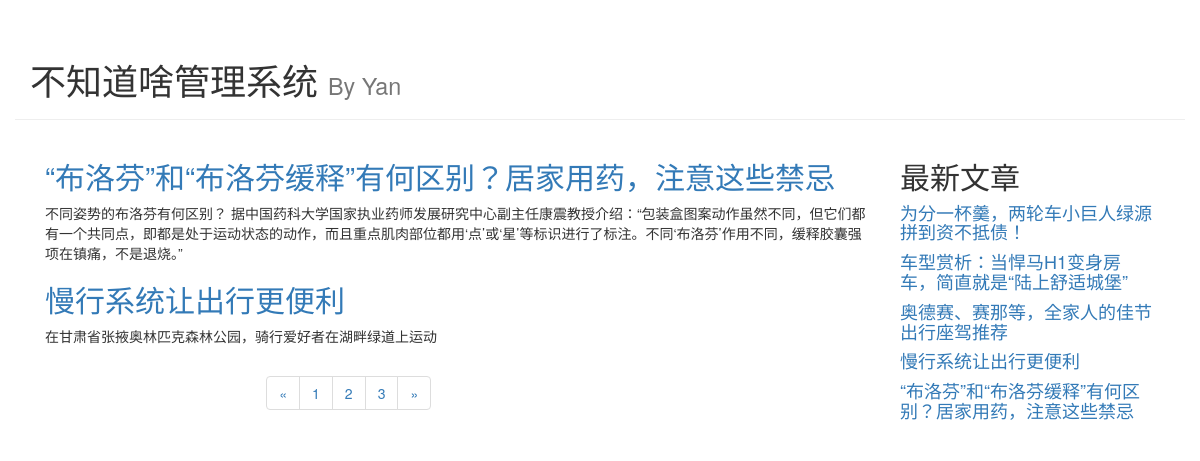
The app's page /blog/index with its own data.
### blog/models.py (models this page shows, shortened)
class Article(models.Model):
    article_id = models.AutoField(primary_key=True)
    title = models.TextField()
    brief_content = models.TextField()
    content = models.TextField()
    publish_date = models.DateTimeField(auto_now=True)

### blog/views.py (the view)
# urls.py: path('index', blog.views.get_index_page),
def get_index_page(request):
    all_article = Article.objects.all()
    top5_article = Article.objects.order_by('-publish_date')[:5]
    page = request.GET.get('page')
    if page:
        page = int(page)
    else:
        page = 1
    paginator = Paginator(all_article, 2)
    page_num = paginator.num_pages
    page_article_list = paginator.page(page)
    if page_article_list.has_next():
        next_page = page + 1
    else:
        next_page = page
    if page_article_list.has_previous():
        previous_page = page - 1
    else:
        previous_page = page
    return render(request, 'blog/index.html',
                  {
                      'article_list': page_article_list,
                      'page_num': range(1, page_num + 1),
                      'cur_page': page,
                      'next_page': next_page,
                      'previous_page': previous_page,
                      'top5_article_list': top5_article
                  })

### blog/templates/blog/index.html (shortened to what this page needs)
<!DOCTYPE html>
<html lang="en">
<head>
    <link rel="stylesheet" href="https://stackpath.bootstrapcdn.com/bootstrap/3.4.1/css/bootstrap.min.css"
>
</head>
<body>
<div class="container page-header">
    <h1>不知道啥管理系统
        <small>By Yan</small>
    </h1>
</div>
<div class="container page-body">
    <div class="col-md-9" role="main">
        <div class="body-main">
            {% for article in article_list %}
                <div>
                    <h2>
                        <a href="/blog/detail/{{ article.article_id }}">{{ article.title }}</a>
                    </h2>
                    <p>
                        {{ article.brief_content }}
                    </p>
                </div>
            {% endfor %}
        </div>
        <div class="body-footer">
            <div class="col-md-4 col-md-offset-3">
                <nav aria-label="Page navigation">
                    <ul class="pagination">
                        <li>
                            <a href="/blog/index?page={{ previous_page }}" aria-label="Previous">
                                <span aria-hidden="true">&laquo;</span>
                            </a>
                        </li>
                        {% for num in page_num %}
                        <li><a href="/blog/index?page={{ num }}">{{ num }}</a></li>
                        {% endfor %}
                        <li>
                            <a href="/blog/index?page={{ next_page }}" aria-label="Next">
                                <span aria-hidden="true">&raquo;</span>
                            </a>
                        </li>
                    </ul>
                </nav>
            </div>
        </div>
    </div>
    <div class="col-md-3" role="complementary">
        <div>
            <h2>最新文章</h2>
            {% for article in top5_article_list %}
                <h4><a href="/blog/detail/{{ article.article_id }}">{{ article.title }}</a></h4>
            {% endfor %}
        </div>
    </div>
</div>
</body>
</html>

### records on screen
Article: title "“布洛芬”和“布洛芬缓释”有何区别？居家用药，注意这些禁忌", brief_content "不同姿势的布洛芬有何区别？ 据中国药科大学国家执业药师发展研究中心副主任康震教授介绍：“包装盒图案动作虽然不同，但它们都有一个共同点，即都是处于运动状态的动作，而且重点肌肉部位都用‘点’或‘星’等标识进行了标注。不同‘布洛芬’作用不同，缓释胶囊强项在镇痛，不是退烧。”"
Article: title "慢行系统让出行更便利", brief_content "在甘肃省张掖奥林匹克森林公园，骑行爱好者在湖畔绿道上运动"
Article: title "为分一杯羹，两轮车小巨人绿源拼到资不抵债！"
Article: title "车型赏析：当悍马H1变身房车，简直就是“陆上舒适城堡”"
Article: title "奥德赛、赛那等，全家人的佳节出行座驾推荐"

### other values on screen
{{ num }} "1" "2" "3"
